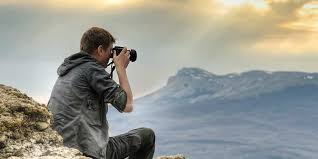
%> input picture image1.jfif, 318 x 159 px
$ octave image_transformation.m   (GNU Octave 9; MATLAB toolbox functions it lacks are replaced by stand-ins)
%> lines starting %> are read from the running program, lines starting %| are printed output that depends on the picture
img = imread('image1.jfif');
%> img is the input picture: size 159x318x3 uint8; mean R, G, B 152.2, 152.8, 144.5
figure('Name','Image Transformation');
subplot(4,2,1);
imshow(img);
title('Input image');

f = max(max(img));
%> f = [255 254 253]
neg = f - img;
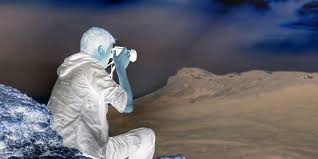
%> neg: size 159x318x3 uint8; mean R, G, B 102.8, 101.2, 108.5
subplot(4,2,2);
imshow(neg);
title('Negative of the image');


%for gamma less than 1 - bright image
%for gamma more than 1 - darker image
%c = 2; % formula - c*r^gamma
img1 = img(:,:,1);
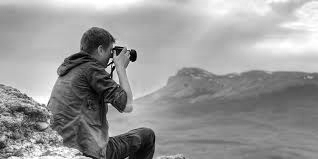
%> img1: size 159x318 uint8; min 0, max 255, mean 152.2
gamma = [0.5 0.7 0.8 0.9 1 2 3 4 5]; %gamma array
[r,c] = size(img1);
%> r = 159; c = 318
for k = 1:length(gamma)
    for i = 1:r
        for j = 1:c
            IMG(i,j) = c*(double(img1(i,j)).^gamma(k));
        end
    end
end
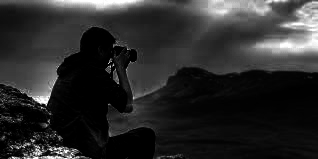
%> IMG: size 159x318 double; min 0, max 3.43e+14, mean 5.84e+13; drawn with min black and max white
%plotting the images
subplot(4,2,3);
imshow(img);
title('Input image');
subplot(4,2,4);
imshow(IMG,[],'border','tight');
title('Power law transformation');


[l,m] = size(img1);
%> l = 159; m = 318
LT = zeros(l,m);
    for i = 1:l
        for j = 1:m
            e = double(img(i,j))/255;
            LT(i,j) = 2*log(1+e);
        end
    end
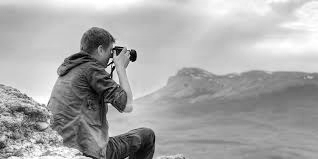
%> LT: size 159x318 double; min 0, max 1.39, mean 0.917; drawn with min black and max white
%plotting the image
subplot(4,2,5);
imshow(img);
title('Input image');
subplot(4,2,6);
imshow(LT);
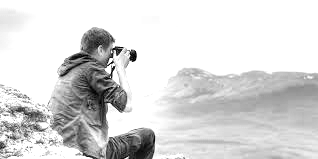
%> displayed picture: size 159x318, on the screen's scale of 0 to 255; min 0, max 255, mean 216
title('Logarithmic transformation');

$ run again, with image3.jfif copied over image1.jfif
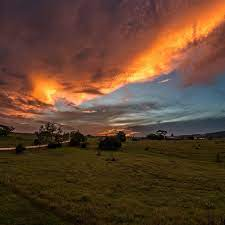
%> input picture image3.jfif, 225 x 225 px
%> img is the input picture: size 225x225x3 uint8; mean R, G, B 95.9, 66.6, 46.4
%> f = [255 232 189]
%> after the loop `for i = 1:l`:
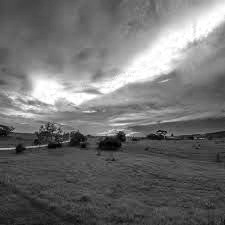
%> LT: size 225x225 double; min 0, max 1.39, mean 0.613; drawn with min black and max white
%> `imshow(LT);`:
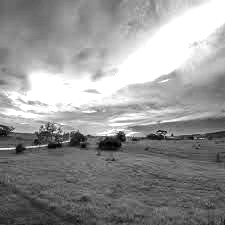
%> displayed picture: size 225x225, on the screen's scale of 0 to 255; min 0, max 255, mean 148.7
